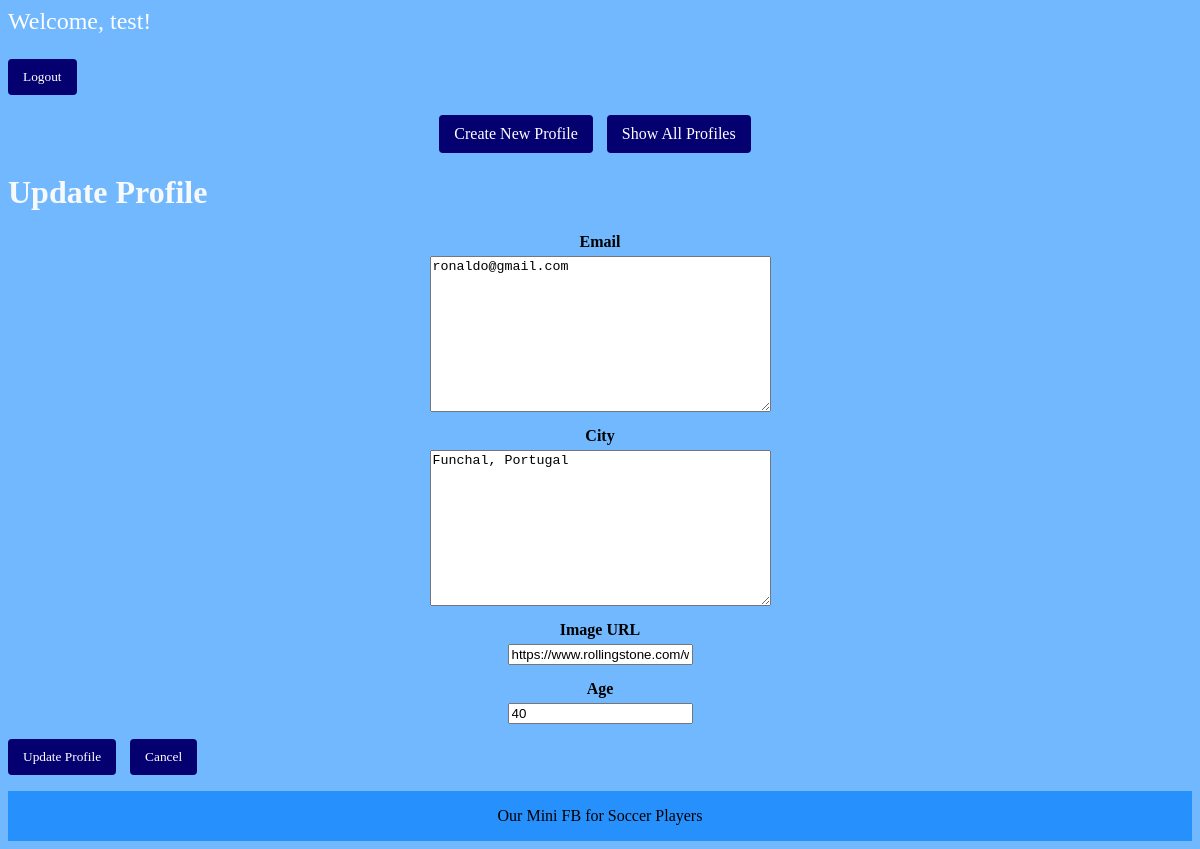
The page /mini_fb/profile/update/ (signed in) on the database as committed earlier.
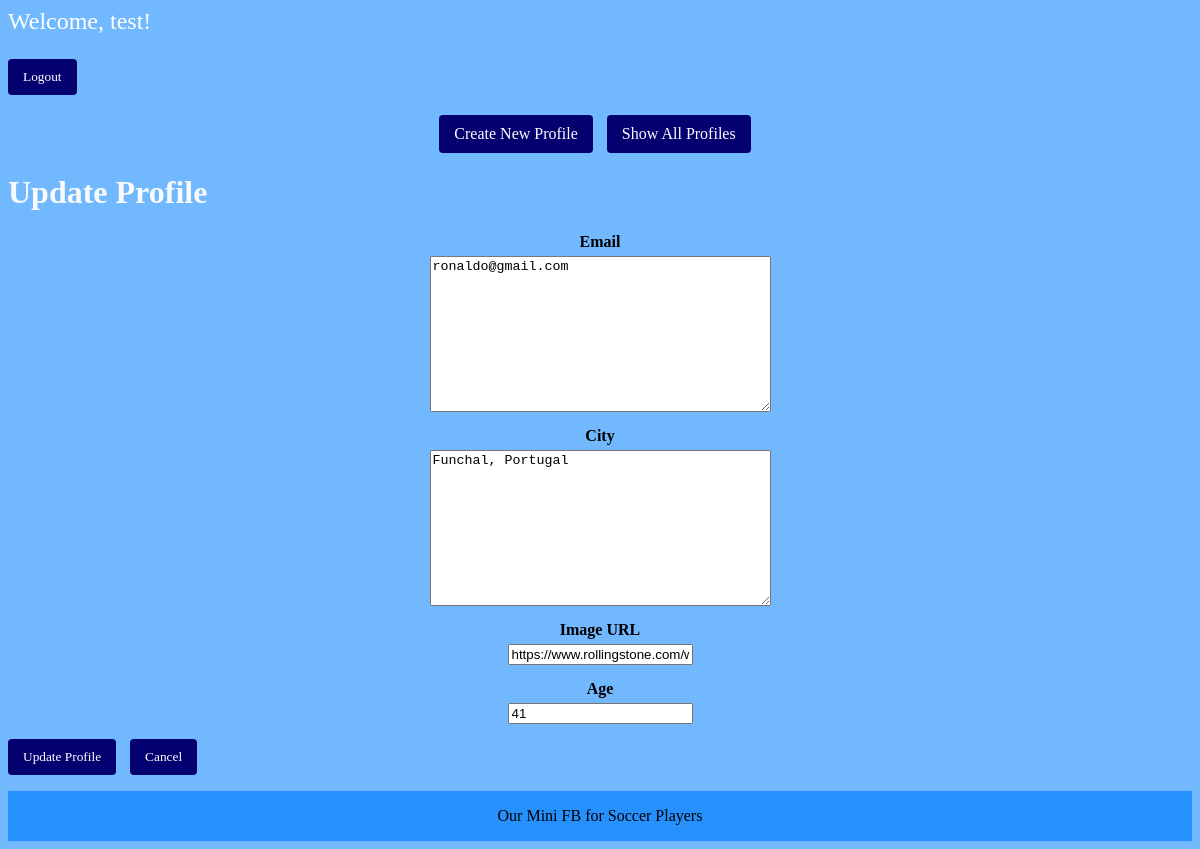
The same page on the database as committed later.
### mini_fb/models.py (models this page shows, shortened)
class Profile(models.Model):
    first_name = models.TextField(blank=False)
    last_name = models.TextField(blank=False)
    city = models.TextField(blank=False)
    email = models.TextField(blank=True)
    image_url = models.URLField(blank=True)
    age = models.IntegerField(null=True, blank=True)
    user = models.ForeignKey(User, on_delete=models.CASCADE, default=1)

### mini_fb/views.py (the view, shortened to what this page needs)
# urls.py: path('profile/update/', views.UpdateProfileView.as_view(), name='update_profile'),
class UpdateProfileView(LoginRequiredMixin, UpdateView):
    model = Profile
    form_class = UpdateProfileForm
    template_name = 'mini_fb/update_profile_form.html'
    def get_object(self):
        return get_object_or_404(Profile, user=self.request.user)

### mini_fb/forms.py
class UpdateProfileForm(forms.ModelForm):
    class Meta:
        model = Profile
        fields = ['city', 'email', 'image_url', 'age']

### mini_fb/templates/mini_fb/update_profile_form.html (shortened to what this page needs)
{% extends 'mini_fb/base.html' %}
{% block content %}
    <h1>Update Profile</h1>
    <form method="post">
        <div class="form-group">
            <label for="{{ form.email.label }}">Email</label>
            {{ form.email }}
        </div>
        <div class="form-group">
            <label for="{{ form.city.label }}">City</label>
            {{ form.city }}
        </div>
        <div class="form-group">
            <label for="{{ form.image_url.label }}">Image URL</label>
            {{ form.image_url }}
        </div>
        <div class="form-group">
            <label for="{{ form.age.label }}">Age</label>
            {{ form.age }}
        </div>
        <div class="button-group">
            <button type="submit">Update Profile</button>
            <button type="button" onclick="window.history.back()">Cancel</button>
        </div>
    </form>
{% endblock %}

### mini_fb/templates/mini_fb/base.html (shortened to what this page needs)
 <html>
    <head>
        {% load static %}
        <link rel="stylesheet" href="{% static 'mini_fb/styles.css' %}">
    </head>
    <body>
        {% if user.is_authenticated %}
            <p style="font-size: 1.5rem; color: white;">Welcome, {{ user.username }}!</p>
            <form method="post" action="{% url 'logout' %}">
                <button type="submit">Logout</button>
            </form>
        {% else %}
            <a href="{% url 'login' %}" class="nav-button">Login</a>
        {% endif %}
        <nav>
            <a href="{% url 'create_profile' %}" class="nav-button">Create New Profile</a>
            <a href="{% url 'show_all_profiles' %}" class="nav-button">Show All Profiles</a>
        </nav>
        <main>
            {% block content %}
            {% endblock %}
        </main>
        <footer>
            Our Mini FB for Soccer Players
        </footer>
    </body>
</html>

### static/mini_fb/styles.css (style rules this page uses)
body { font-family: 'Times New Roman', Times, serif; background-color: #71b8ff; }
footer { background-color: #2691fd; padding: 1em; text-align: center; }
h1 { color: #F8F9FA; }
.form-group { display: flex; flex-direction: column; align-items: center; margin-bottom: 15px; }
label { font-weight: bold; margin-bottom: 5px; text-align: center; }
nav { text-align: center; margin: 20px 0; }
button, .nav-button { font-family: 'Times New Roman', Times, serif; padding: 10px 15px; background-color: #040070; color: rgb(255, 255, 255); border: none; border-radius: 4px; cursor: pointer; text-decoration: none; display: inline-block; margin-right: 10px; }

Rows that differ between the two databases and show on the page:
changed Profile "ronaldo@gmail.com": age "40" → "41"
